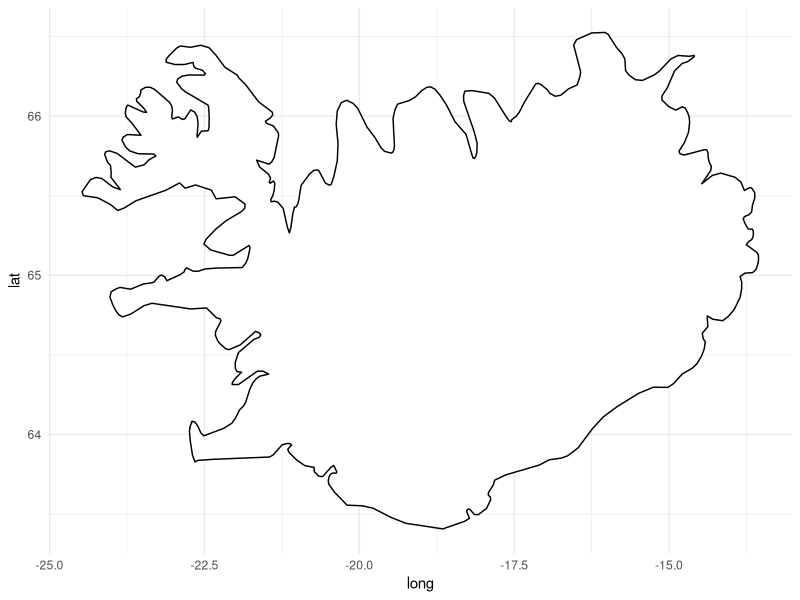

Source code (R):
##############################
## iceland map data 
##
## Matt Brachmann (PhDMattyB)
##
## 03.08.2023
##
##############################
setwd('~/Parsons_Postdoc/')

library(tidyverse)
library(maps)

map_data = map_data('world') %>% 
  as_tibble() %>% 
  filter(region == 'Iceland') 

theme_set(theme_minimal())  

iceland_map = ggplot(map_data) +
  geom_map(data = map_data, 
           map = map_data, 
           aes(x = long, 
               y = lat, 
               map_id = region), 
           col = 'black', 
           fill = 'white')

ggsave('Iceland_map.tiff', 
       plot = iceland_map, 
       dpi = 'retina')
